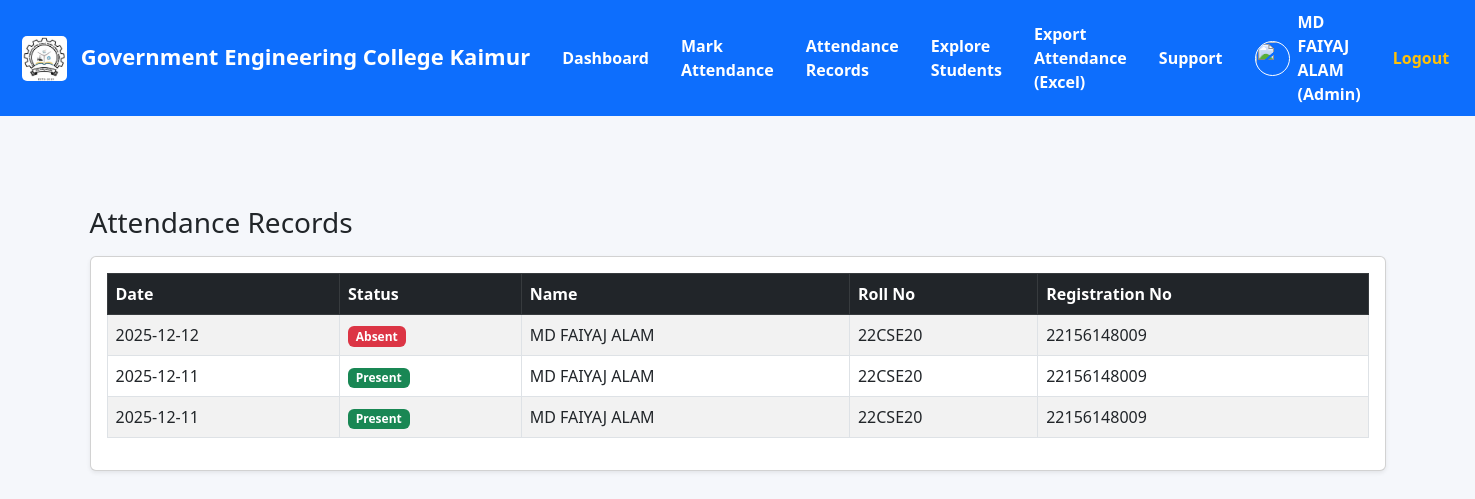
Screenshot of /admin/attendance/list (signed in) with the database file from the repository.
### tables this page shows
CREATE TABLE users (
            id INTEGER PRIMARY KEY AUTOINCREMENT,
            name TEXT,
            email TEXT UNIQUE,
            password TEXT,
            role TEXT,
            department TEXT,
            semester TEXT,
            roll_no TEXT,
            registration_no TEXT,
            parent_phone TEXT,
            parent_email TEXT,
            admin_branch TEXT,
            photo TEXT DEFAULT '',
            created_at TEXT DEFAULT CURRENT_TIMESTAMP
        );

CREATE TABLE attendance (
            id INTEGER PRIMARY KEY AUTOINCREMENT,
            student_id INTEGER,
            date TEXT,
            status TEXT,
            semester TEXT,
            created_at TEXT DEFAULT CURRENT_TIMESTAMP,
            FOREIGN KEY(student_id) REFERENCES users(id)
        );

### app.py (the view)
@app.route("/admin/attendance/list")
@login_required(role="admin")
def attendance_list():
    conn = get_db()
    branch = session.get("admin_branch", "") or ""
    data = conn.execute("""
        SELECT
            a.date,
            a.status,
            a.semester,
            u.name,
            u.roll_no,
            u.registration_no,
            u.department
        FROM attendance a
        JOIN users u ON a.student_id = u.id
        WHERE u.department LIKE ?
        ORDER BY a.date DESC
    """, (f"{branch}%",)).fetchall()
    conn.close()
    return render_template("attendance_list.html", data=data)

### app.py (called while the page is built)
def get_db():
    conn = sqlite3.connect(DB_NAME)
    conn.row_factory = sqlite3.Row
    return conn

def login_required(role=None):
    def decorator(fn):
        @wraps(fn)
        def wrapper(*args, **kwargs):
            if "user_id" not in session:
                flash("Please login first!", "danger")
                return redirect(url_for("login"))
            if role:
                user_role = session.get("user_role", "")
                if user_role is None or user_role.lower() != role.lower():
                    flash("Access denied!", "danger")
                    return redirect(url_for("login"))
            return fn(*args, **kwargs)
        return wrapper
    return decorator

### templates/attendance_list.html
{% extends "base.html" %}
{% block content %}
<h3 class="mb-3">Attendance Records</h3>
<div class="card shadow-sm">
    <div class="card-body">
        <table class="table table-bordered table-striped">
            <thead class="table-dark">
                <tr>
                    <th>Date</th>
                    <th>Status</th>
                    <th>Name</th>
                    <th>Roll No</th>
                    <th>Registration No</th>
                </tr>
            </thead>
            <tbody>
                {% for a in data %}
                <tr>
                    <td>{{ a.date }}</td>
                    <td>
                        {% if a.status == "Present" %}
                        <span class="badge bg-success">Present</span>
                        {% else %}
                        <span class="badge bg-danger">Absent</span>
                        {% endif %}
                    </td>
                    <td>{{ a.name }}</td>
                    <td>{{ a.roll_no }}</td>
                    <td>{{ a.registration_no }}</td>
                </tr>
                {% else %}
                <tr>
                    <td colspan="4" class="text-center">No attendance records.</td>
                </tr>
                {% endfor %}
            </tbody>
        </table>
    </div>
</div>
{% endblock %}

### templates/base.html (shortened to what this page needs)
<!DOCTYPE html>
<html lang="en">
<head>
    <link href="https://cdn.jsdelivr.net/npm/bootstrap@5.3.0/dist/css/bootstrap.min.css" rel="stylesheet">
</head>
<body>
    <nav class="navbar navbar-expand-lg navbar-dark" style="background:#0d6efd; padding:10px;">
        <div class="container-fluid">
            <a class="navbar-brand fw-bold text-white" href="#">
                <img src="{{ url_for('static', filename='college_logo.png') }}" width="45" height="45" class="me-2"
                    style="border-radius:5px;" alt="College Logo">
                Government Engineering College Kaimur
            </a>
            <div class="collapse navbar-collapse justify-content-end" id="mainNavbar">
                <ul class="navbar-nav align-items-center">
                    {% if session.get('user_role') == 'admin' %}
                    <li class="nav-item mx-2">
                        <a class="nav-link text-white fw-bold" href="{{ url_for('admin_dashboard') }}">Dashboard</a>
                    </li>
                    <li class="nav-item mx-2">
                        <a class="nav-link text-white fw-bold" href="{{ url_for('admin_attendance') }}">Mark
                            Attendance</a>
                    </li>
                    <li class="nav-item mx-2">
                        <a class="nav-link text-white fw-bold" href="{{ url_for('attendance_list') }}">Attendance
                            Records</a>
                    </li>
                    <li class="nav-item mx-2">
                        <a class="nav-link text-white fw-bold" href="{{ url_for('admin_users') }}">Explore Students</a>
                    </li>
                    <li class="nav-item mx-2">
                        <a class="nav-link text-white fw-bold" href="{{ url_for('export_attendance') }}">Export
                            Attendance (Excel)</a>
                    </li>
                    <li class="nav-item mx-2">
                        <a class="nav-link text-white fw-bold" href="{{ url_for('admin_support') }}">Support</a>
                    </li>
                    {% endif %}
                    {% if session.get('user_id') %}
                    <li class="nav-item d-flex align-items-center mx-3">
                        {% if session.get('user_photo') %}
                        <img src="{{ url_for('static', filename='profile_images/' + session['user_photo']) }}"
                            width="35" height="35" class="rounded-circle border border-white me-2">
                        {% else %}
                        <img src="{{ url_for('static', filename='default.png') }}" width="35" height="35"
                            class="rounded-circle border border-white me-2">
                        {% endif %}
                        <span class="text-white fw-bold">
                            {{ session.get('user_name') }}
                            ({{ session.get('user_role')|capitalize }})
                        </span>
                    </li>
                    <li class="nav-item mx-2">
                        <a class="nav-link text-warning fw-bold" href="{{ url_for('logout') }}">Logout</a>
                    </li>
                    {% endif %}
                </ul>
            </div>
        </div>
    </nav>
    <div class="container main-container">
        {% block content %}
        {% endblock %}
    </div>
</body>
</html>

### templates/base.html (style rules this page uses)
.navbar-brand { font-weight: bold; font-size: 22px; }
.nav-link { font-weight: 500; }
body { background: #f5f7fb; }
.main-container { margin-top: 90px; }

### rows the page displays
users: get "MD FAIYAJ ALAM"
attendance: date "2025-12-12", status "Absent", name "MD FAIYAJ ALAM", roll_no "22CSE20", registration_no "22156148009"
attendance: date "2025-12-11", status "Present", name "MD FAIYAJ ALAM", roll_no "22CSE20", registration_no "22156148009"
attendance: date "2025-12-11", status "Present", name "MD FAIYAJ ALAM", roll_no "22CSE20", registration_no "22156148009"

### other values shown
{{ session.get('user_role')|capitalize }} "Admin"
